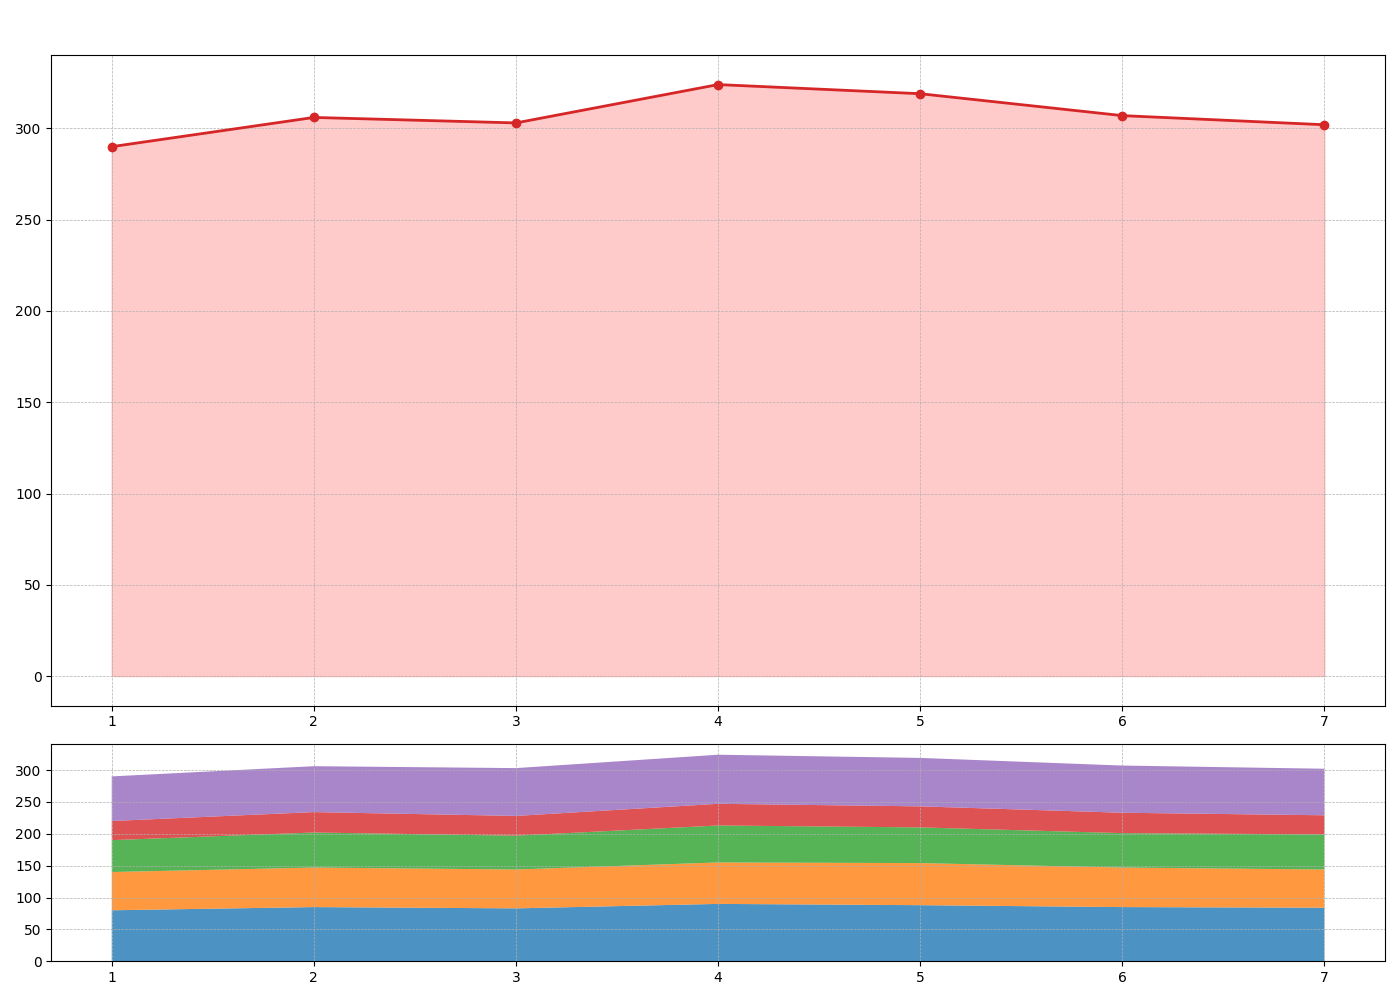

Recreate this plot in Python.
import matplotlib.pyplot as plt
import numpy as np

days = np.arange(1, 8)

software_dev = np.array([80, 85, 83, 90, 88, 85, 84])
marketing = np.array([60, 62, 61, 65, 66, 62, 60])
sales = np.array([50, 55, 53, 58, 56, 54, 55])
hr = np.array([30, 32, 31, 34, 33, 32, 30])
customer_support = np.array([70, 72, 75, 77, 76, 74, 73])

data = np.vstack([software_dev, marketing, sales, hr, customer_support])

fig, axs = plt.subplots(2, 1, figsize=(14, 10), gridspec_kw={'height_ratios': [3, 1]})

# Line Plot for Total Productivity
total_productivity = data.sum(axis=0)
axs[0].plot(days, total_productivity, color='#d62728', linestyle='-', marker='o', linewidth=2)
axs[0].fill_between(days, 0, total_productivity, color='#ff9896', alpha=0.5)
axs[0].set_xticks(days)
axs[0].grid(True, linestyle='--', linewidth=0.5)

# Stacked Area Chart for Daily Productivity by Department
axs[1].stackplot(days, data, 
                 colors=['#1f77b4', '#ff7f0e', '#2ca02c', '#d62728', '#9467bd'], alpha=0.8)
axs[1].set_xticks(days)
axs[1].grid(True, linestyle='--', linewidth=0.5)

plt.tight_layout(rect=[0, 0, 1, 0.96])

plt.show()
